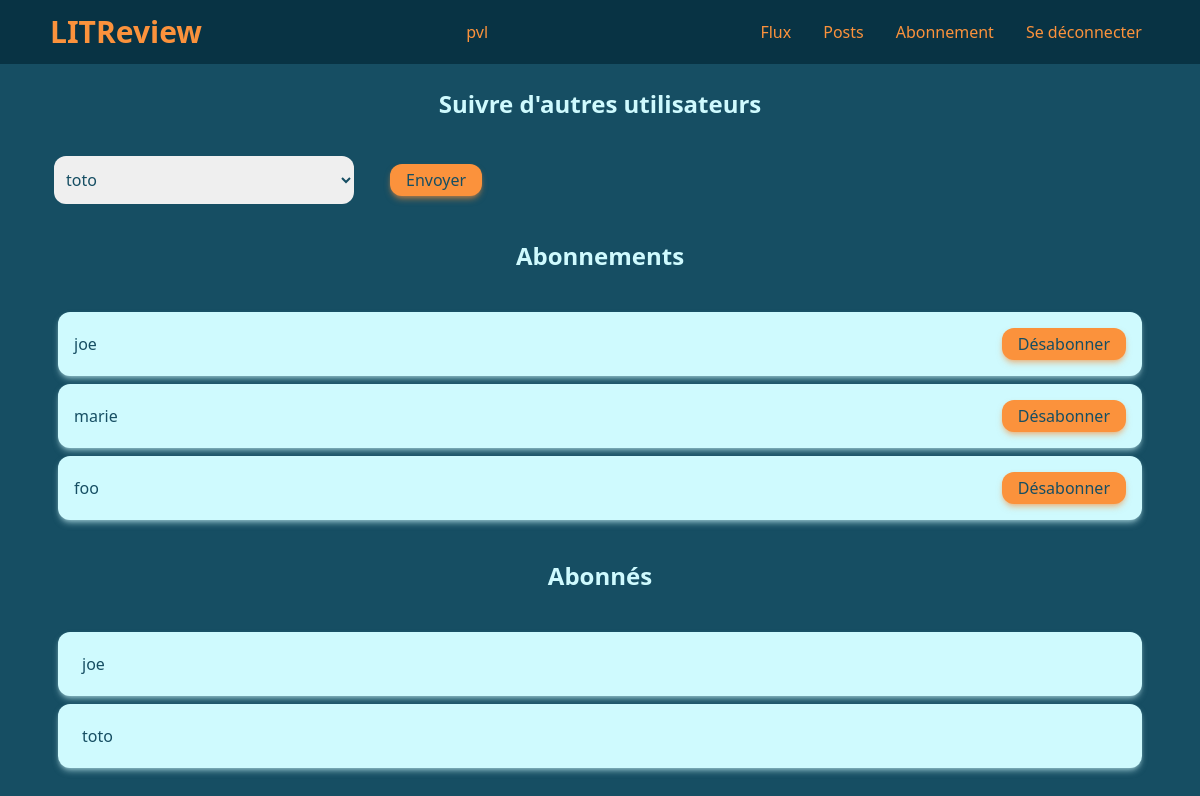
/review/follows/ (signed in), run on an earlier commit of the app's database.
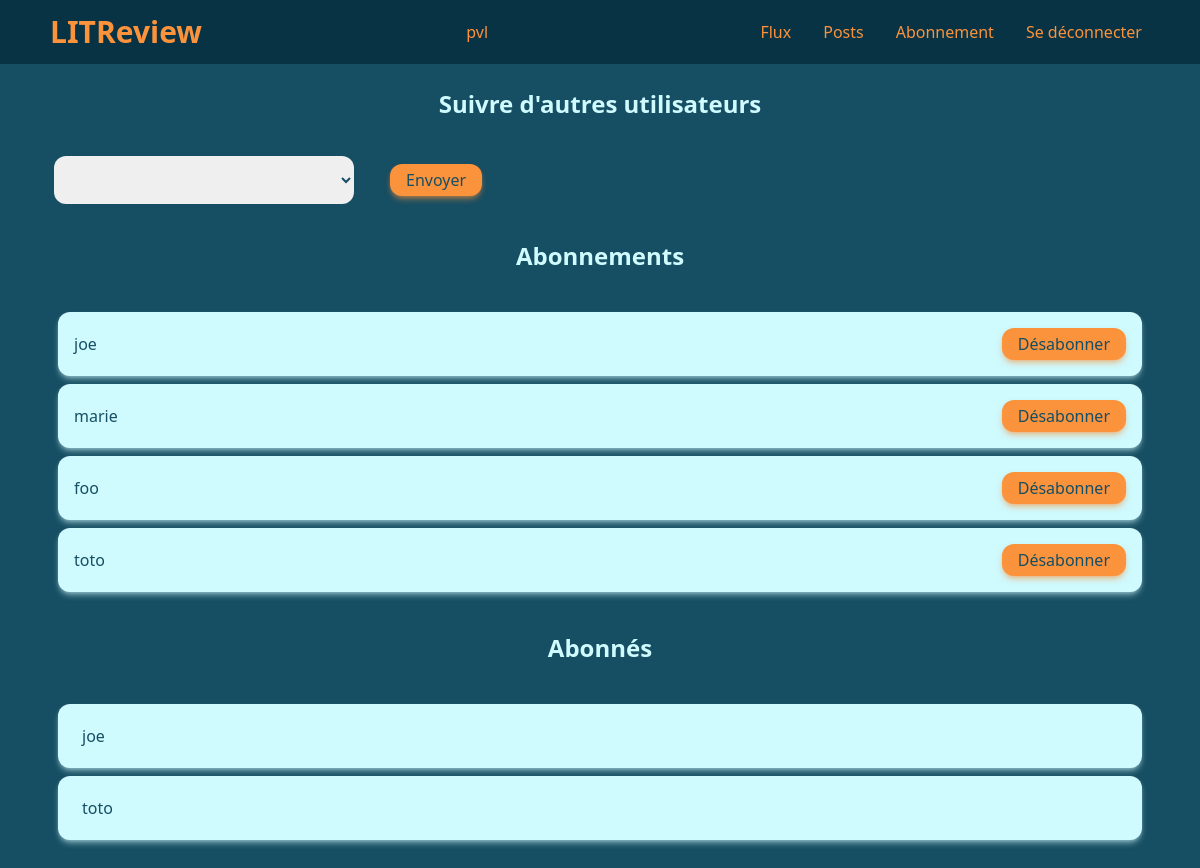
And on a later commit of the database.
### review/models.py (models this page shows)
class UserFollows(models.Model):
    user = models.ForeignKey(to=settings.AUTH_USER_MODEL, on_delete=models.CASCADE, related_name='follower')
    followed_user = models.ForeignKey(to=settings.AUTH_USER_MODEL, on_delete=models.CASCADE, related_name='follow_user')
    class Meta:
        unique_together = ('user', 'followed_user', )
    @classmethod
    def get_followers(cls, user_pk):
        return cls.objects.all().filter(followed_user=user_pk)
    @classmethod
    def get_users_followed(cls, user_pk):
        return cls.objects.all().filter(user=user_pk)

### authentication/models.py (models this page shows, shortened)
class User(AbstractBaseUser, PermissionsMixin):
    username = models.CharField(max_length=20, unique=True)
    is_active = models.BooleanField(default=True)
    is_superuser = models.BooleanField(default=False)
    is_staff = models.BooleanField(default=False)
    date_joined = models.DateTimeField(default=timezone.now)
    last_login = models.DateTimeField(blank=True, null=True)
    objects = CustomUserManager()
    USERNAME_FIELD = 'username'
    REQUIRED_FIELDS = []

### review/views.py (the view, shortened to what this page needs)
# urls.py: path('follows/', views.FollowView.as_view(), name='follows'),
class FollowView(LoginRequiredMixin, View):
    template = 'review/follows.html'
    follow_form_class = forms.FollowForm
    follow_class = models.UserFollows
    def get(self, request):
        form = self.follow_form_class()
        no_following = User.objects.exclude(
            Q(follow_user__user = request.user) |
            Q(pk = request.user.pk)
            )
        form.fields['followed_user'].queryset = no_following
        return render(request, self.template, context=self._get_follow_context(request, form))
    def _get_follow_context(self, request, form):
        return {
            'form': form,
            'followers': self.follow_class.get_followers(request.user),
            'followed': self.follow_class.get_users_followed(request.user)
        }

### review/forms.py
class FollowForm(forms.ModelForm):
    class Meta:
        model = models.UserFollows
        fields = ['followed_user',]
    def __init__(self, *args, **kwargs):
        super().__init__(*args, **kwargs)
        self.fields['followed_user'].empty_label = None

### review/templates/review/follows.html (shortened to what this page needs)
{% extends 'base.html' %}
{% block content %}
    <div class="w-full">
        <h2 class="flex items-center justify-center h-24">Suivre d'autres utilisateurs</h2>
        <form method="post" class="label-none flex items-center">
            {{ form }}
            <button type="submit" class="btn px-4 py-1 ml-8">Envoyer</button>
        </form>
        <h2 class="flex items-center justify-center h-24">Abonnements</h2>
        <ul class="flex flex-col justify-around items-center gap-2 p-2">
            {% for follow in followed %}
                <li class="card-light flex justify-between items-center w-full p-4 h-16">
                    <p>{{ follow.followed_user }}</p>
                    <a href="{% url 'unfollow' id=follow.followed_user.pk %}" class="btn px-4 py-1">Désabonner</a>
                </li>
            {% endfor %}
        </ul>
        <h2 class="flex items-center justify-center h-24">Abonnés</h2>
        <ul class="flex flex-col justify-around items-center gap-2 p-2">
            {% for follower in followers %}
                <li class="card-light flex justify-between items-center w-full p-4 h-16">
                    <p class="p-2">{{ follower.user }}</p>
                </li>
            {% endfor %}
        </ul>
    </div>
{% endblock %}

What changed in the data, as far as the page shows it:
added UserFollows: followed_user "toto", shown under "Abonnements"
Also different on the page:
form field followed_user: "toto" → (not shown)
